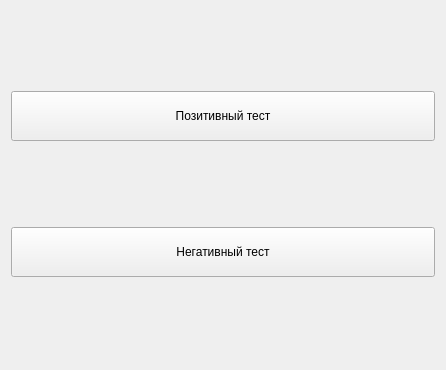
<?xml version="1.0" encoding="UTF-8"?>
<ui version="4.0">
 <class>Form</class>
 <widget class="QWidget" name="Form">
  <property name="geometry">
   <rect>
    <x>0</x>
    <y>0</y>
    <width>446</width>
    <height>370</height>
   </rect>
  </property>
  <property name="windowTitle">
   <string>Form</string>
  </property>
  <layout class="QGridLayout" name="gridLayout_2">
   <item row="0" column="0">
    <widget class="QPushButton" name="positive">
     <property name="minimumSize">
      <size>
       <width>0</width>
       <height>50</height>
      </size>
     </property>
     <property name="text">
      <string>Позитивный тест</string>
     </property>
    </widget>
   </item>
   <item row="1" column="0">
    <widget class="QPushButton" name="negative">
     <property name="minimumSize">
      <size>
       <width>0</width>
       <height>50</height>
      </size>
     </property>
     <property name="text">
      <string>Негативный тест</string>
     </property>
    </widget>
   </item>
  </layout>
 </widget>
 <resources/>
 <connections/>
</ui>
